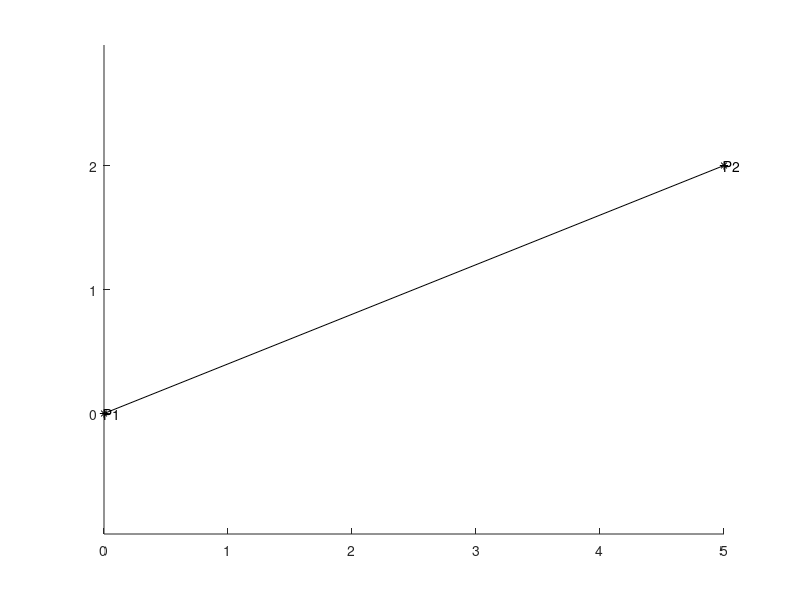

Here is the MATLAB script that generated this plot: (Note: this script raises an error after producing the figure.)
 P1 = [0,0];
P2 = [5,2];
hold on;
plot([P1(1), P2(1)], [P1(2), P2(2)], 'k-*')
text(P1(1), P1(2), 'P1')
text(P2(1), P2(2), 'P2')
axis equal

pause;
% Obstacle 1
x1 = rand(40,1) + 3;
y1 = rand(40,1) + 1;
plot(x1,y1, '*r');

% Obstacle 2
x2 = rand(40,1)+1;
y2 = rand(40,1);
plot(x2,y2, '*g');

pause;
cla;
plot([P1(1), P2(1)], [P1(2), P2(2)], 'k-*')
text(P1(1), P1(2), 'P1')
text(P2(1), P2(2), 'P2')
k = convhull(x1,y1);
plot(x1(k), y1(k),'-*r')
k = convhull(x2,y2);
plot(x2(k), y2(k),'-*g')

pause;
cla;
plot([P1(1), P2(1)], [P1(2), P2(2)], 'k-*')
text(P1(1), P1(2), 'P1')
text(P2(1), P2(2), 'P2')

d = 0.2; % Radius

[x1, y1] = cs_obstacle(x1, y1, d);
plot(x1, y1, '-*r')

[x2, y2] = cs_obstacle(x2, y2, d);
plot(x2, y2, '-*g')

pause;
cla;
plot([P1(1), P2(1)], [P1(2), P2(2)], 'k-*')
text(P1(1), P1(2), 'P1')
text(P2(1), P2(2), 'P2')

plot(x1, y1, '-*r')
for ii = 1:length(x1)
    rectangle('Position',[x1(ii)-d,y1(ii)-d, 2 * d, 2 * d],'Curvature',[1 1])
end

plot(x2, y2, '-*g')
for ii = 1:length(x2)
    rectangle('Position',[x2(ii)-d,y2(ii)-d, 2 * d, 2 * d],'Curvature',[1 1])
end

pause;
%% Finds the first intersecting edge
XY = [x1(1:end-1)', y1(1:end-1)', x1(2:end)',  y1(2:end)'];
tic
out = lineSegmentIntersect([P1(1),P1(2),P2(1),P2(2)],XY);
disp(['Computed all intersections of the ', num2str(length(x1)),...
      ' line segments in ', num2str(toc), 'seconds.'])
index = find(out.intAdjacencyMatrix > 0);
maxdist = 0;
maxind = 0;
for ii = index
    dist = ((P1(1) - x1(ii)).^2 + (P1(2) - y1(ii)).^2);
    if dist > maxdist
        maxind = ii;
        maxdist = dist;
    end
end
dir = [x1(maxind+1) - x1(maxind), y1(maxind+1) - y1(maxind)];
dir = 2*dir./norm(dir);
plot([x1(maxind), dir(1) + x1(maxind)], [y1(maxind), dir(2) + y1(maxind)], 'k--')
plot([x1(maxind), -dir(1) + x1(maxind)], [y1(maxind), -dir(2) + y1(maxind)], 'k--')
